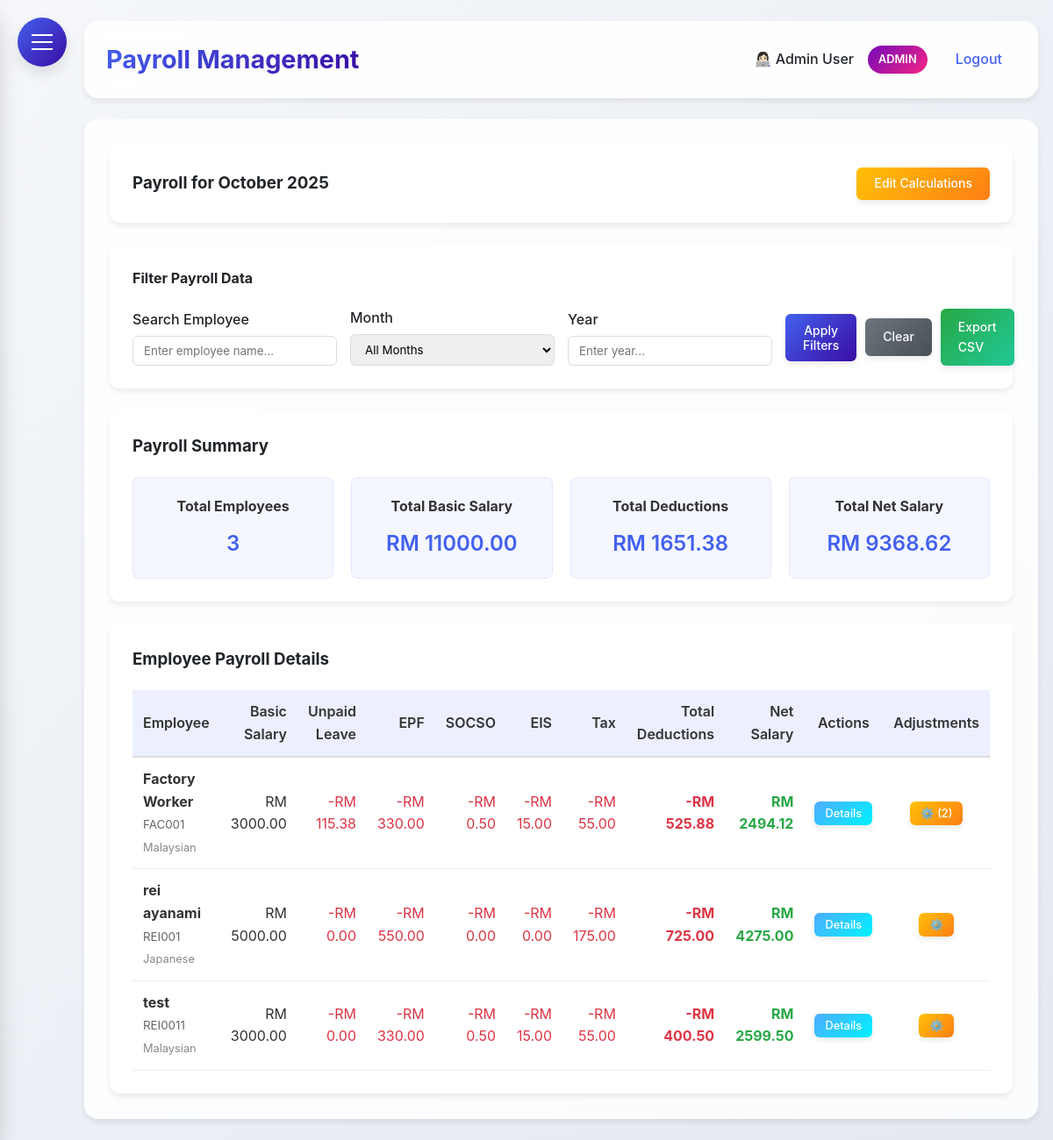
Page /payroll (signed in) on the committed database.
### HerculesSystem.py (models this page shows, shortened)
class Employee(UserMixin, db.Model):
    __tablename__ = 'employee'  # Explicitly set to 'employees'
    id = db.Column(db.Integer, primary_key=True)
    username = db.Column(db.String(80), unique=True, nullable=False)
    password = db.Column(db.String(120), nullable=False)
    full_name = db.Column(db.String(120), nullable=False)
    email = db.Column(db.String(120), unique=True, nullable=False)
    nationality = db.Column(db.String(80), nullable=False)
    employee_id = db.Column(db.String(80), unique=True, nullable=False)
    hire_date = db.Column(db.Date)
    is_admin = db.Column(db.Boolean, default=False)
    user_type = db.Column(db.String(20), default='employee')
    last_clock_in = db.Column(db.DateTime)
    last_clock_out = db.Column(db.DateTime)
    last_lunch_start = db.Column(db.DateTime)
    last_lunch_end = db.Column(db.DateTime)
    date_joined = db.Column(db.Date, nullable=True)  # Date when employee joined the company
    basic_salary = db.Column(db.Numeric(10, 2), nullable=True)  # Basic salary
    leave_balances = db.relationship('LeaveBalance', back_populates='employee', lazy=True)

### HerculesSystem.py (the view)
@app.route('/payroll')
@login_required
def payroll():
    if current_user.user_type != 'admin':
        flash('You do not have permission to view payroll.', 'danger')
        return redirect(url_for('dashboard'))
    try:
        print("Starting payroll calculation...")  # Debug
        current_date = datetime.now()
        current_period = current_date.strftime('%Y-%m')
        current_period_display = current_date.strftime('%B %Y')
        employee_search = request.args.get('employee_search', '')
        filter_month = request.args.get('month', type=int)
        filter_year = request.args.get('year', type=int)
        print(f"Filters - search: {employee_search}, month: {filter_month}, year: {filter_year}")  # Debug
        employees_query = Employee.query
        if employee_search:
            employees_query = employees_query.filter(Employee.full_name.ilike(f'%{employee_search}%'))
        employees_query = employees_query.order_by(Employee.full_name.asc())
        employees = employees_query.all()
        print(f"Found {len(employees)} employees")  # Debug
        payroll_data = []
        period_display = current_period_display  # Initialize with current period
        for i, employee in enumerate(employees):
            print(f"Processing employee {i+1}/{len(employees)}: {employee.full_name}")  # Debug
            if employee.basic_salary:
                if filter_month and filter_year:
                    pay_period = f"{filter_year}-{filter_month:02d}"
                    period_display = f"{datetime(filter_year, filter_month, 1).strftime('%B %Y')}"
                else:
                    pay_period = current_period
                    period_display = current_period_display
                print(f"Calculating payroll for period: {pay_period}")  # Debug
                try:
                    payroll_info = calculate_monthly_payroll(employee, pay_period)
                    payroll_info['employee_data'] = {
                        'id': employee.id,
                        'full_name': employee.full_name,
                        'employee_id': employee.employee_id,
                        'basic_salary': float(employee.basic_salary) if employee.basic_salary else 0,
                        'nationality': employee.nationality
                    }
                    payroll_data.append(payroll_info)
                    print(f"Successfully calculated payroll for {employee.full_name}")  # Debug
                except Exception as e:
                    print(f"Error calculating payroll for {employee.full_name}: {str(e)}")  # Debug
                    continue
        print(f"Successfully calculated payroll for {len(payroll_data)} employees")  # Debug
        months = []
        for i in range(1, 13):
            months.append({
                'value': i,
                'name': datetime(2023, i, 1).strftime('%B')
            })
        years = list(range(2020, 2031))
        return render_template('payroll.html',
                             payroll_data=payroll_data,
                             current_period=current_period,
                             current_period_display=period_display,
                             employees=employees,
                             months=months,
                             years=years,
                             filter_month=filter_month,
                             filter_year=filter_year,
                             employee_search=employee_search)
    except Exception as e:
        print(f"Critical error in payroll route: {str(e)}")  # Debug
        import traceback
        traceback.print_exc()
        flash(f'Error loading payroll: {str(e)}', 'danger')
        return redirect(url_for('dashboard'))

### templates/payroll.html (shortened to what this page needs)
{% extends "base.html" %}
{% block content %}
<div class="dashboard-container">
    <div class="glass" style="padding: 25px; border-radius: 12px; margin-bottom: 25px;">
        <div style="display: flex; justify-content: space-between; align-items: center; flex-wrap: wrap; gap: 15px;">
            <h3 style="margin: 0;">Payroll for {{ current_period_display }}</h3>
            <div style="display: flex; gap: 10px; align-items: center;">
                <button class="btn btn-warning" onclick="openEditCalculations()" style="padding: 10px 20px; font-size: 14px; line-height: 1.2;">
                    Edit Calculations
                </button>
            </div>
        </div>
    </div>
    <div class="glass" style="padding: 25px; border-radius: 12px; margin-bottom: 25px;">
        <h4 style="margin-bottom: 20px;">Filter Payroll Data</h4>
        <form id="payrollFilterForm" method="GET" action="{{ url_for('payroll') }}" style="display: grid; grid-template-columns: repeat(auto-fit, minmax(200px, 1fr)); gap: 15px; align-items: end;">
            <div>
                <label for="employee_search" style="display: block; margin-bottom: 5px; font-weight: 500;">Search Employee</label>
                <input type="text" id="employee_search" name="employee_search" placeholder="Enter employee name..."
                       value="{{ employee_search }}"
                       style="width: 100%; padding: 8px 12px; border: 1px solid #ddd; border-radius: 6px;">
            </div>
            <div>
                <label for="month" style="display: block; margin-bottom: 5px; font-weight: 500;">Month</label>
                <select id="month" name="month" style="width: 100%; padding: 8px 12px; border: 1px solid #ddd; border-radius: 6px;">
                    <option value="">All Months</option>
                </select>
            </div>
            <div>
                <label for="year" style="display: block; margin-bottom: 5px; font-weight: 500;">Year</label>
                <input type="number" id="year" name="year" placeholder="Enter year..."
                       value="{{ filter_year }}"
                       min="2000" max="2030"
                       style="width: 100%; padding: 8px 12px; border: 1px solid #ddd; border-radius: 6px;">
            </div>
            <div style="display: flex; gap: 10px; align-items: center;">
                <button type="submit" class="btn btn-primary" style="padding: 10px 20px; font-size: 14px;">Apply Filters</button>
                <a href="{{ url_for('payroll') }}" class="btn btn-secondary" style="padding: 10px 20px; font-size: 14px;">Clear</a>
                <a href="{{ url_for('export_payroll', period=current_period) }}"
                   class="btn btn-success" style="padding: 10px 20px; font-size: 14px;">
                    Export CSV
                </a>
            </div>
        </form>
    </div>
    <div class="glass" style="padding: 25px; border-radius: 12px; margin-bottom: 25px;">
        <h3 style="margin-bottom: 20px;">Payroll Summary</h3>
        <div style="display: grid; grid-template-columns: repeat(auto-fit, minmax(200px, 1fr)); gap: 20px;">
            <div class="summary-card">
                <h4>Total Employees</h4>
                <p class="summary-number">{{ payroll_data|length }}</p>
            </div>
            <div class="summary-card">
                <h4>Total Basic Salary</h4>
                <p class="summary-number">RM {{ "%.2f"|format(payroll_data|sum(attribute='basic_salary')) }}</p>
            </div>
            <div class="summary-card">
                <h4>Total Deductions</h4>
                <p class="summary-number">RM {{ "%.2f"|format(payroll_data|sum(attribute='total_deductions')) }}</p>
            </div>
            <div class="summary-card">
                <h4>Total Net Salary</h4>
                <p class="summary-number">RM {{ "%.2f"|format(payroll_data|sum(attribute='net_salary')) }}</p>
            </div>
        </div>
    </div>
    <div class="glass" style="padding: 25px; border-radius: 12px;">
        <h3 style="margin-bottom: 20px;">Employee Payroll Details</h3>
        {% if payroll_data %}
        <div style="overflow-x: auto;">
            <table style="width: 100%; border-collapse: collapse;">
                <thead>
                    <tr style="background: rgba(67, 97, 238, 0.1);">
                        <th style="padding: 12px; text-align: left; border-bottom: 2px solid #ddd;">Employee</th>
                        <th style="padding: 12px; text-align: right; border-bottom: 2px solid #ddd;">Basic Salary</th>
                        <th style="padding: 12px; text-align: right; border-bottom: 2px solid #ddd;">Unpaid Leave</th>
                        <th style="padding: 12px; text-align: right; border-bottom: 2px solid #ddd;">EPF</th>
                        <th style="padding: 12px; text-align: right; border-bottom: 2px solid #ddd;">SOCSO</th>
                        <th style="padding: 12px; text-align: right; border-bottom: 2px solid #ddd;">EIS</th>
                        <th style="padding: 12px; text-align: right; border-bottom: 2px solid #ddd;">Tax</th>
                        <th style="padding: 12px; text-align: right; border-bottom: 2px solid #ddd;">Total Deductions</th>
                        <th style="padding: 12px; text-align: right; border-bottom: 2px solid #ddd;">Net Salary</th>
                        <th style="padding: 12px; text-align: center; border-bottom: 2px solid #ddd;">Actions</th>
                        <th style="padding: 12px; text-align: center; border-bottom: 2px solid #ddd;">Adjustments</th>
                    </tr>
                </thead>
                <tbody>
                    {% for payroll in payroll_data %}
                    <tr>
                        <td style="padding: 12px; border-bottom: 1px solid #eee;">
                            <strong>{{ payroll.employee_data.full_name }}</strong><br>
                            <small style="color: #666;">{{ payroll.employee_data.employee_id }}</small><br>
                            <small style="color: #888; font-size: 0.8rem;">{{ payroll.employee_data.nationality }}</small>
                        </td>
                        <td style="padding: 12px; border-bottom: 1px solid #eee; text-align: right;">
                            RM {{ "%.2f"|format(payroll.basic_salary) }}
                        </td>
                        <td style="padding: 12px; border-bottom: 1px solid #eee; text-align: right; color: #dc3545;">
                            -RM {{ "%.2f"|format(payroll.unpaid_leave_deduction) }}
                        </td>
                        <td style="padding: 12px; border-bottom: 1px solid #eee; text-align: right; color: #dc3545;">
                            -RM {{ "%.2f"|format(payroll.epf_employee) }}
                        </td>
                        <td style="padding: 12px; border-bottom: 1px solid #eee; text-align: right; color: #dc3545;">
                            -RM {{ "%.2f"|format(payroll.socso_employee) }}
                        </td>
                        <td style="padding: 12px; border-bottom: 1px solid #eee; text-align: right; color: #dc3545;">
                            -RM {{ "%.2f"|format(payroll.eis_employee) }}
                        </td>
                        <td style="padding: 12px; border-bottom: 1px solid #eee; text-align: right; color: #dc3545;">
                            -RM {{ "%.2f"|format(payroll.tax_deduction) }}
                        </td>
                        <td style="padding: 12px; border-bottom: 1px solid #eee; text-align: right; color: #dc3545;">
                            <strong>-RM {{ "%.2f"|format(payroll.total_deductions) }}</strong>
                        </td>
                        <td style="padding: 12px; border-bottom: 1px solid #eee; text-align: right;">
                            <strong style="color: #28a745;">RM {{ "%.2f"|format(payroll.net_salary) }}</strong>
                        </td>
                        <td style="padding: 12px; border-bottom: 1px solid #eee; text-align: center;">
                            <button class="btn btn-sm btn-info details-btn"
                                    data-payroll='{{ payroll | tojson | safe }}'>
                                Details
                            </button>
                        </td>
                        <td style="padding: 12px; border-bottom: 1px solid #eee; text-align: center;">
                            <button class="btn btn-sm btn-warning adjustments-btn"
                                    data-employee-id="{{ payroll.employee_data.id }}"
                                    data-employee-name="{{ payroll.employee_data.full_name }}"
                                    data-pay-period="{{ current_period }}"
                                    onclick="openAdjustmentsModal(this)">
                                {% if payroll.adjustments_count > 0 %}
                                ⚙️ ({{ payroll.adjustments_count }})
                                {% else %}
                                ⚙️
                                {% endif %}
                            </button>
                        </td>
                    </tr>
                    {% endfor %}
                </tbody>
            </table>
        </div>
        {% else %}
        <div style="text-align: center; padding: 40px; color: #666;">
            <p>No payroll data available for the selected filters.</p>
        </div>
        {% endif %}
    </div>
</div>
{% endblock %}

### templates/base.html (shortened to what this page needs)
<!DOCTYPE html>
<html lang="en">
<head>
</head>
<body>
    <div class="hamburger-menu" id="hamburgerMenu">
        <span></span>
    </div>
    <div class="main-content" id="mainContent">
        <div class="header">
            <h1>{% block header %}Hercules HR{% endblock %}</h1>
            <div class="user-info">
                {% if current_user.is_authenticated %}
                <span>👩🏻‍💻 {{ current_user.full_name }}</span>
                {% if current_user.user_type == 'admin' %}
                <span class="admin-badge">ADMIN</span>
                {% endif %}
                <a href="{{ url_for('logout') }}">Logout</a>
                {% else %}
                <a href="{{ url_for('login') }}">Login</a>
                {% endif %}
            </div>
        </div>
        <div class="content">
            {% block content %}{% endblock %}
        </div>
    </div>
</body>
</html>

### rows in the picture
Employee: full_name "Admin User"
Employee: employee_data.full_name "Factory Worker", employee_data.employee_id "FAC001", employee_data.nationality "Malaysian"
Employee: employee_data.full_name "rei ayanami", employee_data.employee_id "REI001", employee_data.nationality "Japanese"
Employee: employee_data.full_name "test", employee_data.employee_id "REI0011", employee_data.nationality "Malaysian"

### other values in the picture
{{ current_period_display }} "October 2025"
{{ payroll_data|length }} "3"
{{ "%.2f"|format(payroll_data|sum(attribute='basic_salary')) }} "11000.00"
{{ "%.2f"|format(payroll_data|sum(attribute='total_deductions')) }} "1651.38"
{{ "%.2f"|format(payroll_data|sum(attribute='net_salary')) }} "9368.62"
{{ "%.2f"|format(payroll.basic_salary) }} "3000.00" "5000.00" "3000.00"
{{ "%.2f"|format(payroll.unpaid_leave_deduction) }} "115.38" "0.00" "0.00"
{{ "%.2f"|format(payroll.epf_employee) }} "330.00" "550.00" "330.00"
{{ "%.2f"|format(payroll.socso_employee) }} "0.50" "0.00" "0.50"
{{ "%.2f"|format(payroll.eis_employee) }} "15.00" "0.00" "15.00"
{{ "%.2f"|format(payroll.tax_deduction) }} "55.00" "175.00" "55.00"
{{ "%.2f"|format(payroll.total_deductions) }} "525.88" "725.00" "400.50"
{{ "%.2f"|format(payroll.net_salary) }} "2494.12" "4275.00" "2599.50"
{{ payroll.adjustments_count }} "2"
